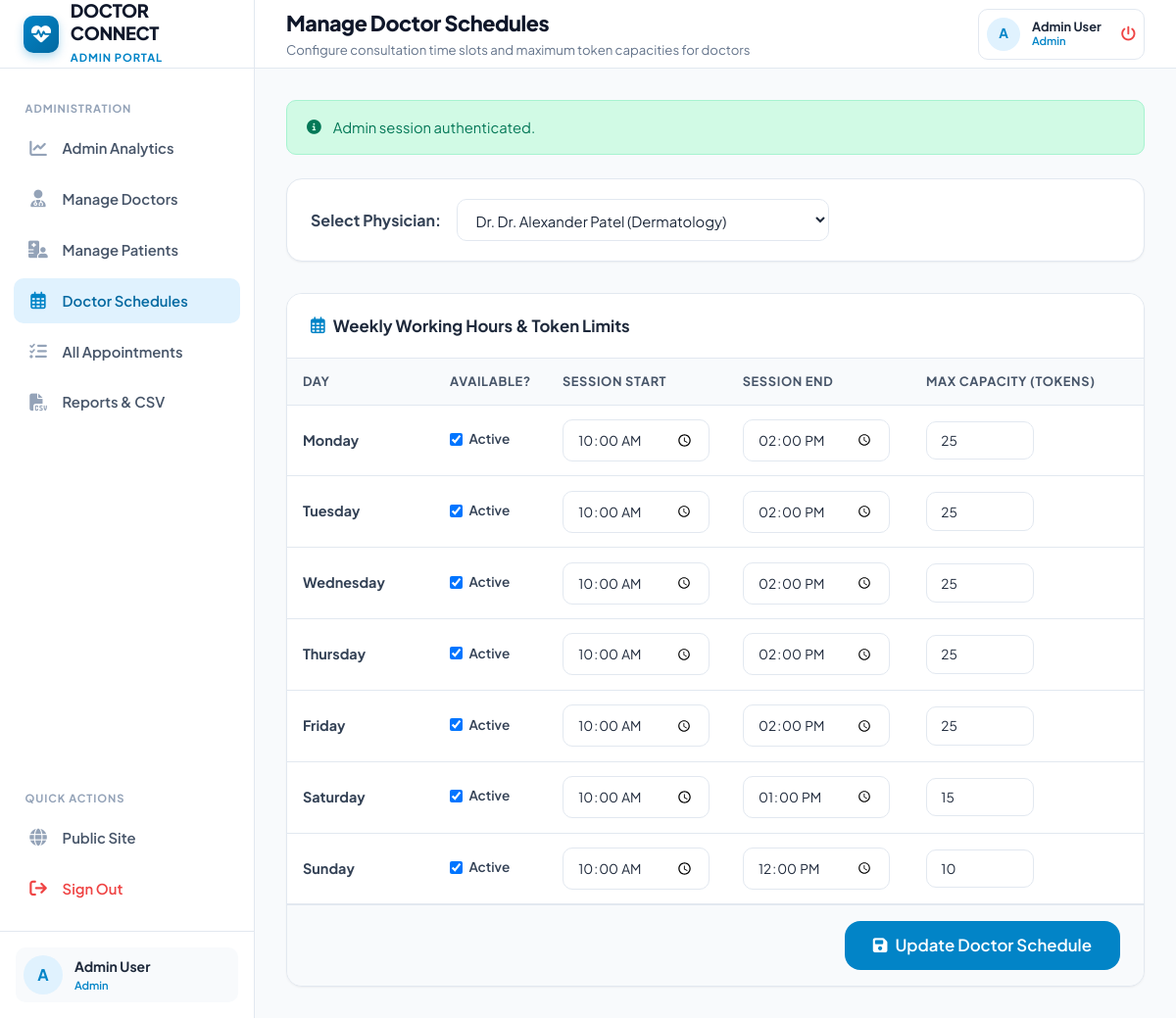
/admin/schedules.php (signed in), run on the app's committed database.
### tables this page shows
CREATE TABLE `doctor_schedules` (
  `id` INT AUTO_INCREMENT PRIMARY KEY,
  `doctor_id` INT NOT NULL,
  `day_of_week` ENUM('Monday', 'Tuesday', 'Wednesday', 'Thursday', 'Friday', 'Saturday', 'Sunday') NOT NULL,
  `start_time` TIME NOT NULL DEFAULT '09:00:00',
  `end_time` TIME NOT NULL DEFAULT '13:00:00',
  `max_tokens` INT NOT NULL DEFAULT 30,
  `is_active` TINYINT(1) NOT NULL DEFAULT 1,
  `created_at` TIMESTAMP DEFAULT CURRENT_TIMESTAMP,
  `updated_at` TIMESTAMP DEFAULT CURRENT_TIMESTAMP ON UPDATE CURRENT_TIMESTAMP,
  CONSTRAINT `fk_schedules_doctor` FOREIGN KEY (`doctor_id`) REFERENCES `doctors` (`id`) ON DELETE CASCADE,
  UNIQUE KEY `unique_doc_day` (`doctor_id`, `day_of_week`)
);

### includes/functions.php (called while the page is built, shortened)
<?php
function e(?string $data): string
{
    return htmlspecialchars((string) ($data ?? ''), ENT_QUOTES, 'UTF-8');
}

### admin/schedules.php (the view, shortened to what this page needs)
<?php
$pdo = get_db_connection();
$doctors = $pdo->query("SELECT d.id, d.specialization, u.name
    FROM doctors d JOIN users u ON d.user_id = u.id WHERE d.status = 'active' ORDER BY u.name ASC")->fetchAll();
$selectedDoctorId = isset($_GET['doctor_id']) ? (int)$_GET['doctor_id'] : ($doctors[0]['id'] ?? 0);
$daysOfWeek = ['Monday', 'Tuesday', 'Wednesday', 'Thursday', 'Friday', 'Saturday', 'Sunday'];
$currSched = [];
if ($selectedDoctorId > 0) {
    $stmt = $pdo->prepare("SELECT * FROM doctor_schedules WHERE doctor_id = ?");
    $stmt->execute([$selectedDoctorId]);
    foreach ($stmt->fetchAll() as $s) {
        $currSched[$s['day_of_week']] = $s;
    }
}
require_once __DIR__ . '/../includes/header.php';
?>
<div class="card" style="margin-bottom: 2rem;">
    <div class="card-body" style="padding: 1.25rem 1.5rem;">
        <form method="GET" action="schedules.php" style="display: flex; gap: 1rem; align-items: center; flex-wrap: wrap;">
            <label for="doctor_id" style="font-weight: 700; color: var(--slate-700);">Select Physician:</label>
            <select name="doctor_id" id="doctor_id" class="form-select" style="max-width: 380px;" onchange="this.form.submit()">
                <?php foreach ($doctors as $d): ?>
                    <option value="<?= $d['id']; ?>" <?= $selectedDoctorId === (int)$d['id'] ? 'selected' : ''; ?>>
                        Dr. <?= e($d['name']); ?> (<?= e($d['specialization']); ?>)
                    </option>
                <?php endforeach; ?>
            </select>
        </form>
    </div>
</div>
<div class="card">
    <div class="card-header">
        <div class="card-title">
            <i class="fa-regular fa-calendar-days" style="color: var(--primary);"></i>
            Weekly Working Hours & Token Limits
        </div>
    </div>
    <form method="POST" action="schedules.php?doctor_id=<?= $selectedDoctorId; ?>">
        <div class="table-responsive">
            <table class="table">
                <thead>
                    <tr>
                        <th style="width: 150px;">Day</th>
                        <th style="width: 110px;">Available?</th>
                        <th>Session Start</th>
                        <th>Session End</th>
                        <th>Max Capacity (Tokens)</th>
                    </tr>
                </thead>
                <tbody>
                    <?php foreach ($daysOfWeek as $day):
                        $s = $currSched[$day] ?? null;
                        $isActive = $s ? (bool)$s['is_active'] : in_array($day, ['Monday','Tuesday','Wednesday','Thursday','Friday']);
                        $startTime = $s ? substr($s['start_time'], 0, 5) : '09:00';
                        $endTime = $s ? substr($s['end_time'], 0, 5) : '13:00';
                        $maxTokens = $s ? (int)$s['max_tokens'] : 25;
                    ?>
                        <tr>
                            <td><strong><?= $day; ?></strong></td>
                            <td>
                                <label style="display: inline-flex; align-items: center; gap: 0.4rem; cursor: pointer;">
                                    <input type="checkbox" name="active_<?= $day; ?>" value="1" <?= $isActive ? 'checked' : ''; ?>>
                                    <span style="font-size: 0.85rem; font-weight: 600;">Active</span>
                                </label>
                            </td>
                            <td>
                                <input type="time" name="start_<?= $day; ?>" class="form-control" style="max-width: 150px; font-size: 0.85rem;" value="<?= $startTime; ?>">
                            </td>
                            <td>
                                <input type="time" name="end_<?= $day; ?>" class="form-control" style="max-width: 150px; font-size: 0.85rem;" value="<?= $endTime; ?>">
                            </td>
                            <td>
                                <input type="number" name="max_<?= $day; ?>" class="form-control" style="max-width: 110px; font-size: 0.85rem;" min="1" max="100" value="<?= $maxTokens; ?>">
                            </td>
                        </tr>
                    <?php endforeach; ?>
                </tbody>
            </table>
        </div>
        <div class="card-footer" style="text-align: right;">
            <button type="submit" class="btn btn-primary btn-lg">
                <i class="fa-solid fa-floppy-disk"></i> Update Doctor Schedule
            </button>
        </div>
    </form>
</div>
<?php require_once __DIR__ . '/../includes/footer.php'; ?>

### assets/css/style.css (style rules this page uses)
:root { --primary: #0284c7; --primary-dark: #0369a1; --primary-light: #e0f2fe; --primary-subtle: #f0f9ff; --primary-gradient: linear-gradient(135deg, #0284c7 0%, #0369a1 100%); --primary-accent: #38bdf8; --success: #10b981; --success-light: #d1fae5; --success-dark: #047857; --warning: #f59e0b; --warning-light: #fef3c7; --warning-dark: #b45309; --danger: #ef4444; --danger-light: #fee2e2; --danger-dark: #b91c1c; --info: #3b82f6; --info-light: #dbeafe; --slate-900: #0f172a; --slate-800: #1e293b; --slate-700: #334155; --slate-600: #475569; --slate-500: #64748b; --slate-400: #94a3b8; --slate-300: #cbd5e1; --slate-200: #e2e8f0; --slate-100: #f1f5f9; --slate-50: #f8fafc; --bg-main: #f8fafc; --card-bg: #ffffff; --border-color: #e2e8f0; --text-main: #1e293b; --text-muted: #64748b; --sidebar-width: 260px; --header-height: 70px; --radius-sm: 6px; --radius-md: 10px; --radius-lg: 16px; --radius-full: 9999px; --shadow-sm: 0 1px 2px 0 rgba(0, 0, 0, 0.05); --shadow-md: 0 4px 6px -1px rgba(0, 0, 0, 0.08), 0 2px 4px -2px rgba(0, 0, 0, 0.05); --shadow-lg: 0 10px 15px -3px rgba(0, 0, 0, 0.08), 0 4px 6px -4px rgba(0, 0, 0, 0.04); --shadow-xl: 0 20px 25px -5px rgba(0, 0, 0, 0.1), 0 8px 10px -6px rgba(0, 0, 0, 0.05); --transition: all 0.2s cubic-bezier(0.4, 0, 0.2, 1); }
*, *::before, *::after { box-sizing: border-box; margin: 0; padding: 0; }
body { font-family: 'Plus Jakarta Sans', system-ui, -apple-system, sans-serif; background-color: var(--bg-main); color: var(--text-main); line-height: 1.5; -webkit-font-smoothing: antialiased; }
.card { background: var(--card-bg); border: 1px solid var(--border-color); border-radius: var(--radius-lg); box-shadow: var(--shadow-sm); overflow: hidden; transition: var(--transition); }
.card-header { padding: 1.25rem 1.5rem; border-bottom: 1px solid var(--border-color); display: flex; align-items: center; justify-content: space-between; background: #ffffff; }
.card-title { font-size: 1.05rem; font-weight: 700; color: var(--slate-800); display: flex; align-items: center; gap: 0.5rem; }
.card-body { padding: 1.5rem; }
.card-footer { padding: 1rem 1.5rem; border-top: 1px solid var(--border-color); background: var(--slate-50); }
.btn { display: inline-flex; align-items: center; gap: 0.5rem; font-family: inherit; font-weight: 600; font-size: 0.9rem; padding: 0.625rem 1.25rem; border-radius: var(--radius-md); border: 1px solid transparent; cursor: pointer; transition: var(--transition); text-align: center; line-height: 1.2; }
.btn-primary { background: var(--primary); color: #ffffff; }
.btn-lg { padding: 0.85rem 1.75rem; font-size: 1.05rem; border-radius: var(--radius-lg); }
.form-control, .form-select { width: 100%; padding: 0.65rem 0.9rem; font-family: inherit; font-size: 0.925rem; color: var(--slate-800); background-color: #ffffff; border: 1px solid var(--border-color); border-radius: var(--radius-md); outline: none; transition: var(--transition); }
.table-responsive { width: 100%; overflow-x: auto; }
.table { width: 100%; border-collapse: collapse; font-size: 0.9rem; text-align: left; }
.table th { background: var(--slate-50); padding: 0.85rem 1rem; font-weight: 700; color: var(--slate-600); border-bottom: 1px solid var(--border-color); font-size: 0.8rem; text-transform: uppercase; letter-spacing: 0.05em; }
.table td { padding: 0.9rem 1rem; border-bottom: 1px solid var(--border-color); color: var(--slate-700); vertical-align: middle; }

### data on the page
doctor_schedules: is_active "☑", start_time "10:00", end_time "14:00", max_tokens "25"
doctor_schedules: is_active "☑", start_time "10:00", end_time "14:00", max_tokens "25"
doctor_schedules: is_active "☑", start_time "10:00", end_time "14:00", max_tokens "25"
doctor_schedules: is_active "☑", start_time "10:00", end_time "14:00", max_tokens "25"
doctor_schedules: is_active "☑", start_time "10:00", end_time "14:00", max_tokens "25"
doctor_schedules: is_active "☑", start_time "10:00", end_time "13:00", max_tokens "15"
doctor_schedules: is_active "☑", start_time "10:00", end_time "12:00", max_tokens "10"

### other printed values
$currentRole "ADMIN"
substr($currentUser['name'] ?? 'U', 0, 1) "A"
$currentUser['name'] "Admin User"
$currentRole "Admin"
$pageTitle "Manage Doctor Schedules"
$pageSubtitle "Configure consultation time slots and maximum token capacities for doctors"
$currentUser['role'] "Admin"
$flash['message'] "Admin session authenticated."
$day "Monday"
$day "Tuesday"
$day "Wednesday"
$day "Thursday"
$day "Friday"
$day "Saturday"
$day "Sunday"
